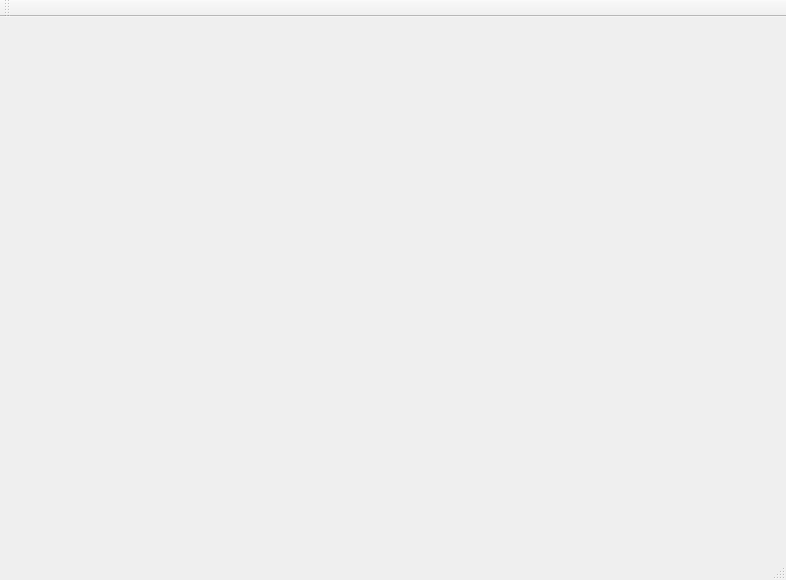
<?xml version="1.0" encoding="UTF-8"?>
<ui version="4.0">
 <class>MainWindow</class>
 <widget class="QMainWindow" name="MainWindow">
  <property name="geometry">
   <rect>
    <x>0</x>
    <y>0</y>
    <width>786</width>
    <height>580</height>
   </rect>
  </property>
  <property name="windowTitle">
   <string>MainWindow</string>
  </property>
  <widget class="QWidget" name="centralWidget">
   <property name="sizePolicy">
    <sizepolicy hsizetype="Preferred" vsizetype="Preferred">
     <horstretch>0</horstretch>
     <verstretch>0</verstretch>
    </sizepolicy>
   </property>
   <property name="autoFillBackground">
    <bool>false</bool>
   </property>
  </widget>
  <widget class="QToolBar" name="mainToolBar">
   <attribute name="toolBarArea">
    <enum>TopToolBarArea</enum>
   </attribute>
   <attribute name="toolBarBreak">
    <bool>false</bool>
   </attribute>
  </widget>
  <widget class="QStatusBar" name="statusBar"/>
  <widget class="QMenuBar" name="menuBar">
   <property name="geometry">
    <rect>
     <x>0</x>
     <y>0</y>
     <width>786</width>
     <height>21</height>
    </rect>
   </property>
  </widget>
 </widget>
 <layoutdefault spacing="6" margin="11"/>
 <resources/>
 <connections/>
</ui>
